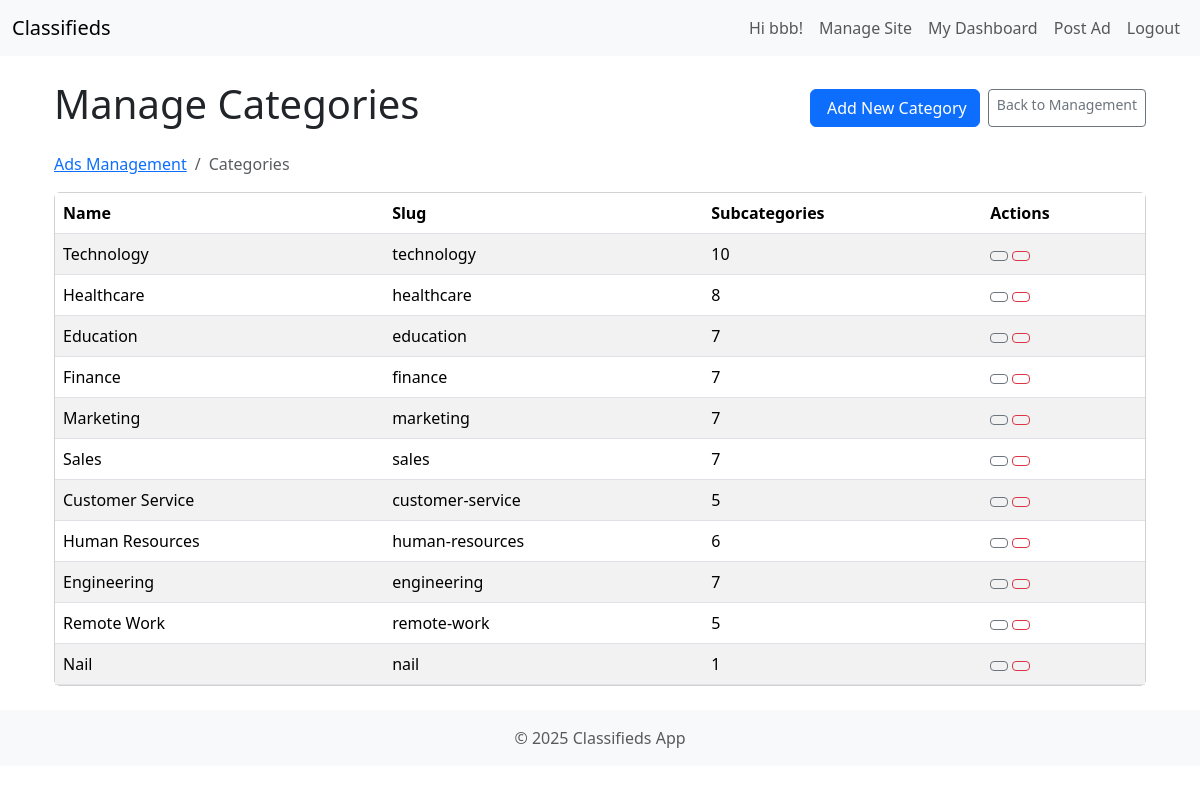
The app's page /manage/categories/ (signed in) with its own data.
### listings/models.py (models this page shows, shortened)
class Category(models.Model):
    name = models.CharField(max_length=100, unique=True)
    slug = models.SlugField(max_length=110, unique=True, blank=True)
    description = models.TextField(blank=True, null=True)
    class Meta:
        verbose_name_plural = "Categories" # Correct pluralization in admin

### listings/views.py (the view)
# urls.py: path('manage/categories/', CategoryListView.as_view(), name='category_list'),
class CategoryListView(SuperuserRequiredMixin, ListView):
    model = Category
    template_name = 'listings/admin/category_list.html'
    context_object_name = 'categories'

### templates/listings/admin/category_list.html (shortened to what this page needs)
{% extends "base.html" %}
{% block content %}
<div class="container mt-4">
    <div class="d-flex justify-content-between align-items-center mb-3 flex-wrap">
        <h1>Manage Categories</h1>
        <div class="d-flex gap-2 flex-wrap">
            <a href="{% url 'category_create' %}" class="btn btn-primary">Add New Category</a>
            <a href="{% url 'ads_management' %}" class="btn btn-outline-secondary btn-sm">Back to Management</a>
        </div>
    </div>
    <nav aria-label="breadcrumb">
        <ol class="breadcrumb">
            <li class="breadcrumb-item"><a href="{% url 'ads_management' %}">Ads Management</a></li>
            <li class="breadcrumb-item active" aria-current="page">Categories</li>
        </ol>
    </nav>
    {% if not categories %}
         <div class="alert alert-info text-center">
             No categories found. <a href="{% url 'category_create' %}" class="alert-link">Create your first category</a>.
         </div>
    {% else %}
        <div class="card d-none d-md-block mb-3">
            <div class="card-body p-0">
                <div class="table-responsive">
                    <table class="table table-striped table-hover mb-0">
                        <thead>
                            <tr>
                                <th>Name</th>
                                <th>Slug</th>
                                <th>Subcategories</th>
                                <th>Actions</th>
                            </tr>
                        </thead>
                        <tbody>
                            {% for category in categories %}
                                <tr>
                                    <td>{{ category.name }}</td>
                                    <td>{{ category.slug }}</td>
                                    <td>{{ category.subcategories.count }}</td>
                                    <td>
                                        <a href="{% url 'category_update' category.pk %}" class="btn btn-sm btn-outline-secondary" title="Edit"></a>
                                        <a href="{% url 'category_delete' category.pk %}" class="btn btn-sm btn-outline-danger" title="Delete"></a>
                                    </td>
                                </tr>
                            {% endfor %}
                        </tbody>
                    </table>
                </div>
            </div>
        </div>
    {% endif %}
</div>
{% endblock content %}

### templates/base.html (shortened to what this page needs)
<!doctype html>
<html lang="en">
{% load static %}
<head>
    <link href="https://cdn.jsdelivr.net/npm/bootstrap@5.3.3/dist/css/bootstrap.min.css" rel="stylesheet">
</head>
<body>
    <nav class="navbar navbar-expand-lg navbar-light bg-light mb-4">
        <div class="container-fluid">
            <a class="navbar-brand" href="{% url 'home' %}">Classifieds</a>
            <div class="collapse navbar-collapse" id="navbarNav">
                <ul class="navbar-nav ms-auto">
                    {% if user.is_authenticated %}
                        <li class="nav-item">
                            <span class="nav-link">Hi {{ user.username }}!</span>
                        </li>
                        {% if user.is_superuser or user.is_moderator %}
                        <li class="nav-item">
                            {% if user.is_superuser %}
                                <a class="nav-link" href="{% url 'ads_management' %}">Manage Site</a>
                            {% else %}
                                <a class="nav-link" href="{% url 'admin_ad_list' %}">Manage Ads</a>
                            {% endif %}
                        </li>
                        {% endif %}
                        <li class="nav-item">
                            <a class="nav-link" href="{% url 'user_dashboard' %}">My Dashboard</a>
                        </li>
                        <li class="nav-item">
                            <a class="nav-link" href="{% url 'ad_create' %}">Post Ad</a>
                        </li>
                        <li class="nav-item">
                            <form method="post" action="{% url 'logout' %}">
                                <button type="submit" class="btn btn-link nav-link">Logout</button>
                            </form>
                        </li>
                    {% endif %}
                </ul>
            </div>
        </div>
    </nav>
    <main class="container">
        {% block content %}{% endblock content %}
    </main>
    <footer class="mt-4 py-3 bg-light text-center">
        <div class="container">
            <span class="text-muted">© {% now "Y" %} Classifieds App</span>
        </div>
    </footer>
</body>
</html>

### records on screen
Category: name "Technology", slug "technology", subcategories.count "10"
Category: name "Healthcare", slug "healthcare", subcategories.count "8"
Category: name "Education", slug "education", subcategories.count "7"
Category: name "Finance", slug "finance", subcategories.count "7"
Category: name "Marketing", slug "marketing", subcategories.count "7"
Category: name "Sales", slug "sales", subcategories.count "7"
Category: name "Customer Service", slug "customer-service", subcategories.count "5"
Category: name "Human Resources", slug "human-resources", subcategories.count "6"
Category: name "Engineering", slug "engineering", subcategories.count "7"
Category: name "Remote Work", slug "remote-work", subcategories.count "5"
Category: name "Nail", slug "nail", subcategories.count "1"

### other values on screen
{{ user.username }} "bbb"
